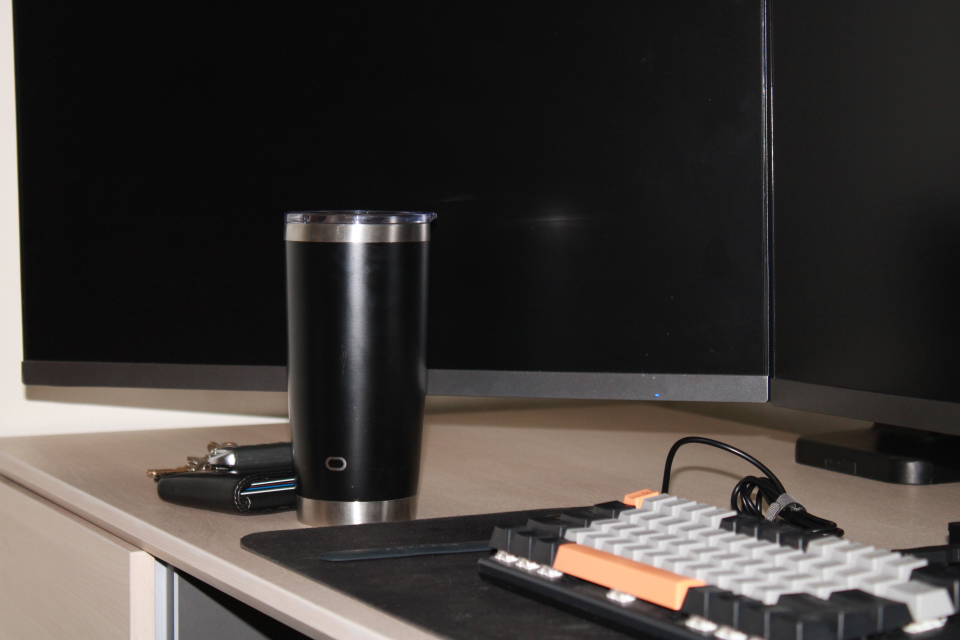
#> input picture src/resources/assets/images/view_test/test_07-41-59.jpg, 1920 x 1280 px (shown at 1/2 size)
$ python -i filter.py   (imports and definitions only)   (older library calls are emulated)
#> lines starting #> are read from the running program, lines starting #| are printed output that depends on the picture; after the words box and inside, x2 and y2 are one past the last pixel; in counts of white or black regions, pixels touching at a corner belong together
import cv2
import numpy as np

class Filter:

    @staticmethod
    def remove_background(image_path, output_path='image_no_background.png'):
#> called with output_path = 'image_no_background.png'
        img = cv2.imread(image_path)
#> img is the input picture: shape (1280, 1920, 3); mean B, G, R 54.2, 57, 61.6
        if img is None:
            raise ValueError(f"Could not load image: {image_path}")

        hsv = cv2.cvtColor(img, cv2.COLOR_BGR2HSV)
#> hsv: shape (1280, 1920, 3); mean H, S, V 44.9, 25.1, 62.2

        # Range for all light colors (not just gray)
        lower_bg = np.array([0, 0, 90])
        upper_bg = np.array([180, 60, 255])

        mask_bg = cv2.inRange(hsv, lower_bg, upper_bg)
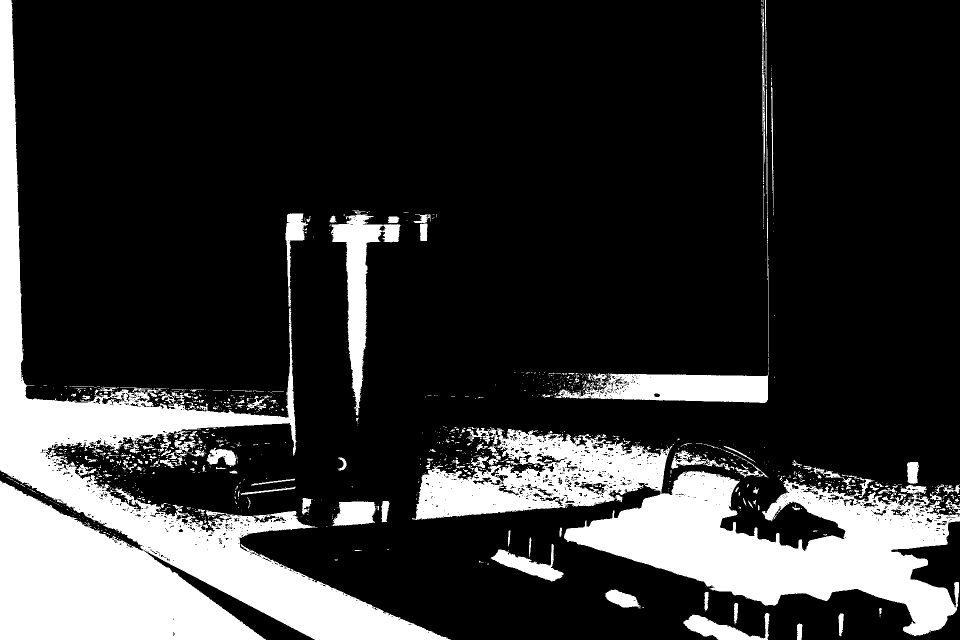
#> mask_bg: shape (1280, 1920) (shown at 1/2 size); 19.6% white; 1432 white regions (1223 under 20 px), largest, box (x1, y1, x2, y2) and area: (0, 0, 902, 1280) 241832, (824, 856, 1920, 1272) 165195, (1109, 743, 1537, 806) 17793
        mask_obj = cv2.bitwise_not(mask_bg)

        # Refine the mask
        kernel = cv2.getStructuringElement(cv2.MORPH_ELLIPSE, (5, 5))
        mask_clean = cv2.morphologyEx(mask_obj, cv2.MORPH_OPEN, kernel)
#> mask_clean: shape (1280, 1920); 79.3% white; 488 black regions (401 under 20 px), largest, box (x1, y1, x2, y2) and area: (0, 0, 902, 1280) 259040, (824, 854, 1920, 1272) 183074, (1085, 0, 1537, 806) 23652
        mask_clean = cv2.morphologyEx(mask_clean, cv2.MORPH_CLOSE, kernel)
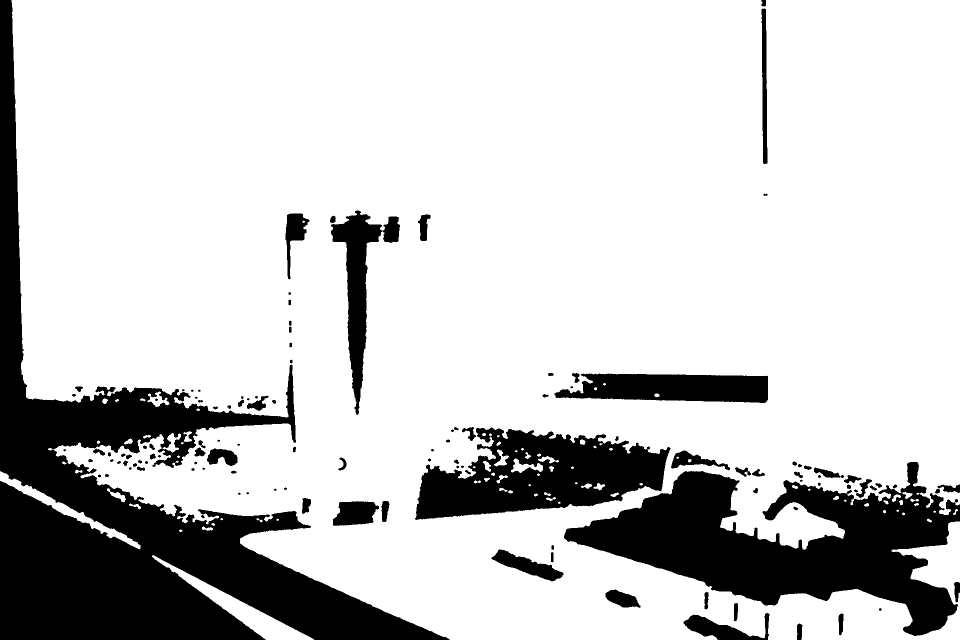
#> mask_clean: shape (1280, 1920) (shown at 1/2 size); 79.7% white; 123 black regions (14 under 20 px), largest, box (x1, y1, x2, y2) and area: (0, 0, 899, 1280) 252644, (1128, 924, 1920, 1272) 121888, (830, 855, 1341, 1040) 55889

        # Flood fill holes inside the mask to fill gaps with white
        floodfilled = mask_clean.copy()
        h, w = mask_clean.shape[:2]
#> h = 1280; w = 1920
        mask_floodfill = np.zeros((h + 2, w + 2), np.uint8)

        cv2.floodFill(floodfilled, mask_floodfill, (0, 0), 255)
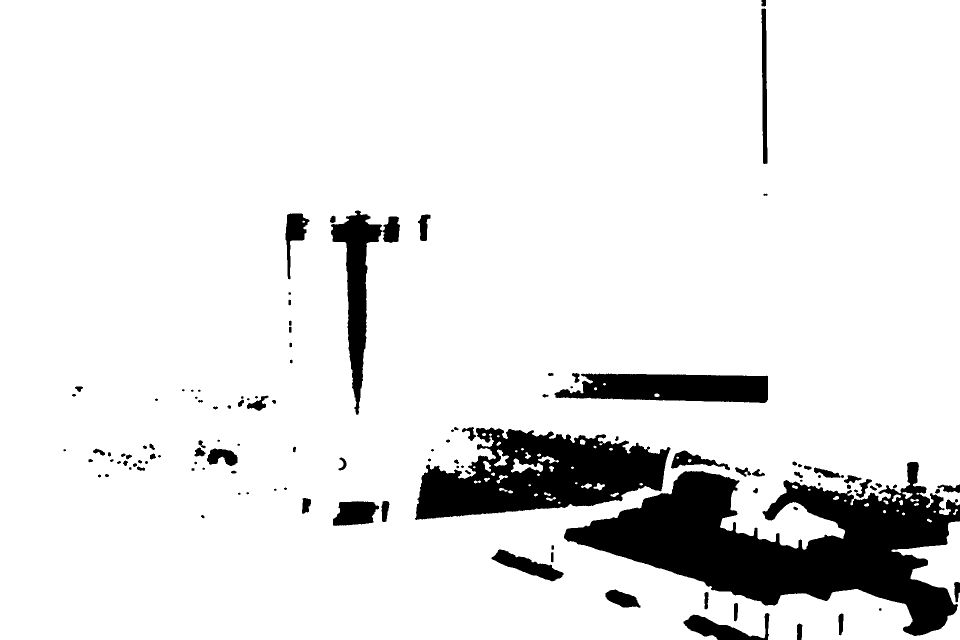
#> floodfilled: shape (1280, 1920) (shown at 1/2 size); 90% white; 122 black regions (14 under 20 px), largest, box (x1, y1, x2, y2) and area: (1128, 924, 1920, 1272) 121888, (830, 855, 1341, 1040) 55889, (1109, 747, 1536, 806) 19583

        holes = cv2.bitwise_not(floodfilled)
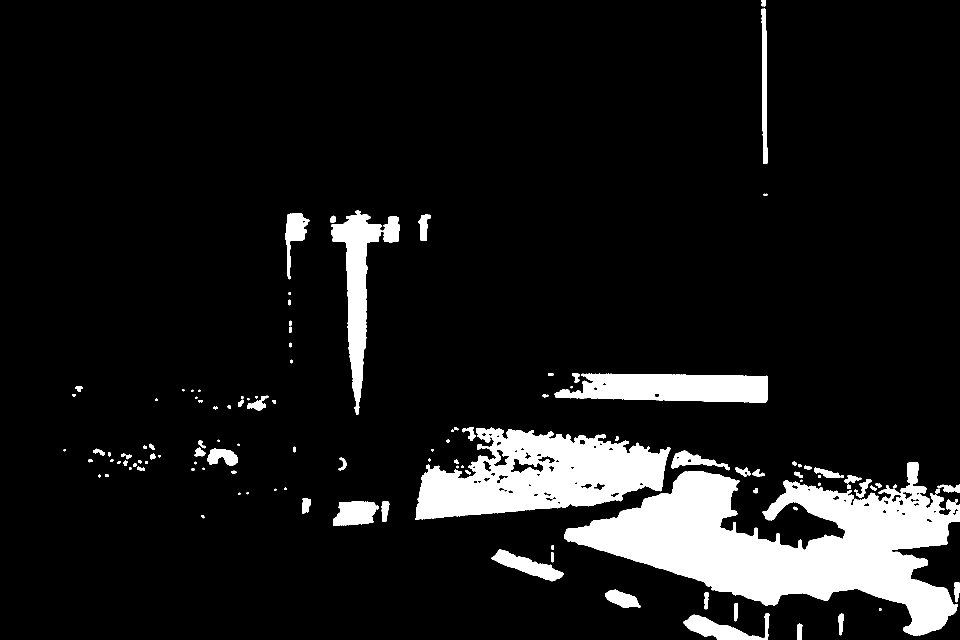
#> holes: shape (1280, 1920) (shown at 1/2 size); 10% white; 122 white regions (14 under 20 px), largest, box (x1, y1, x2, y2) and area: (1128, 924, 1920, 1272) 121888, (830, 855, 1341, 1040) 55889, (1109, 747, 1536, 806) 19583
        mask_filled = cv2.bitwise_or(mask_clean, holes)
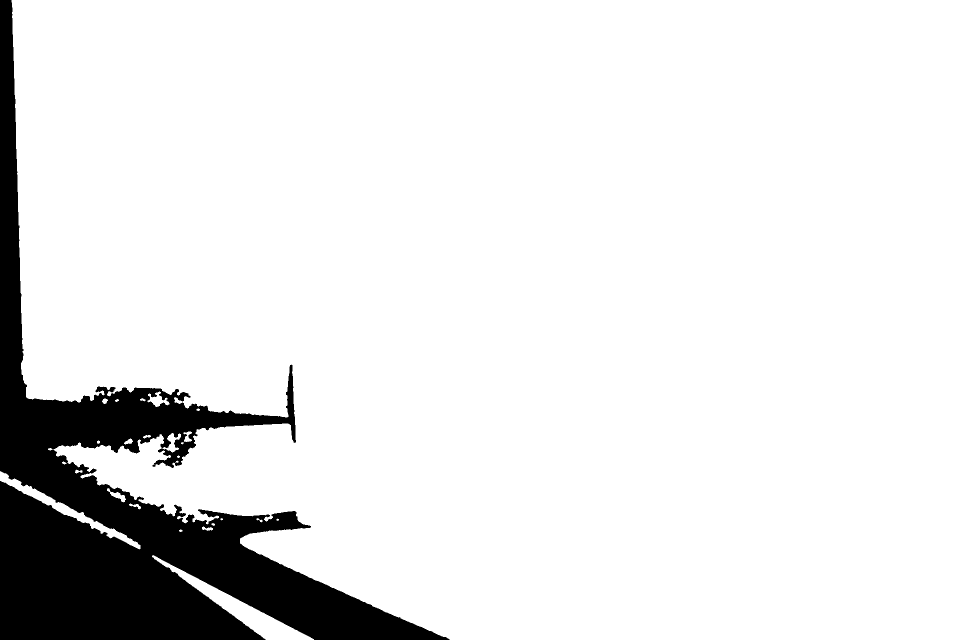
#> mask_filled: shape (1280, 1920) (shown at 1/2 size); 89.7% white; 1 black region, box (x1, y1, x2, y2) and area: (0, 0, 899, 1280) 252644

        mask_blur = cv2.GaussianBlur(mask_filled, (7, 7), 0)
        alpha = cv2.normalize(mask_blur, None, 0, 255, cv2.NORM_MINMAX)

        b, g, r = cv2.split(img)
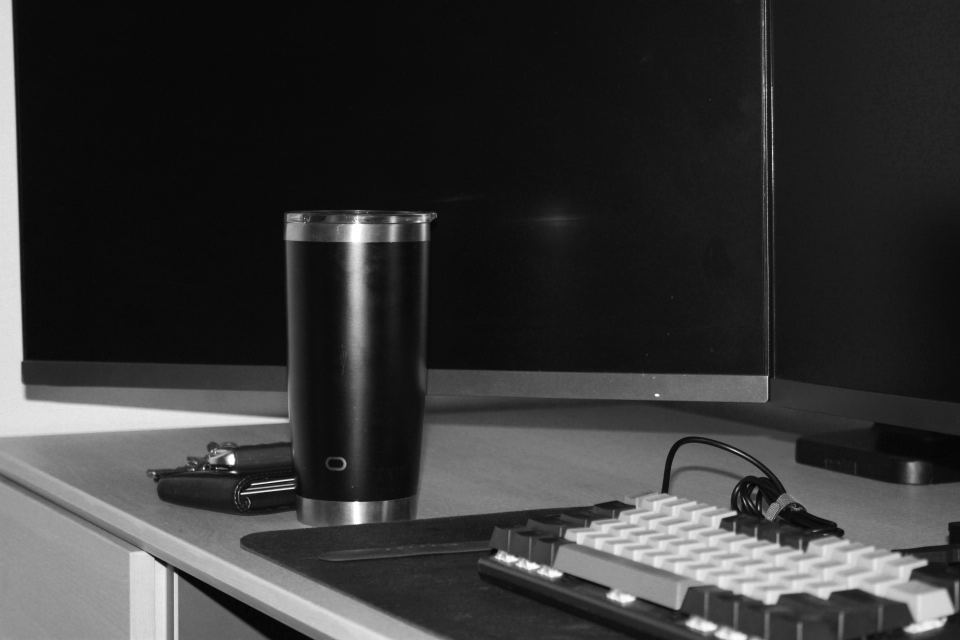
#> b: shape (1280, 1920) (shown at 1/2 size); min 1, max 255, mean 54.2
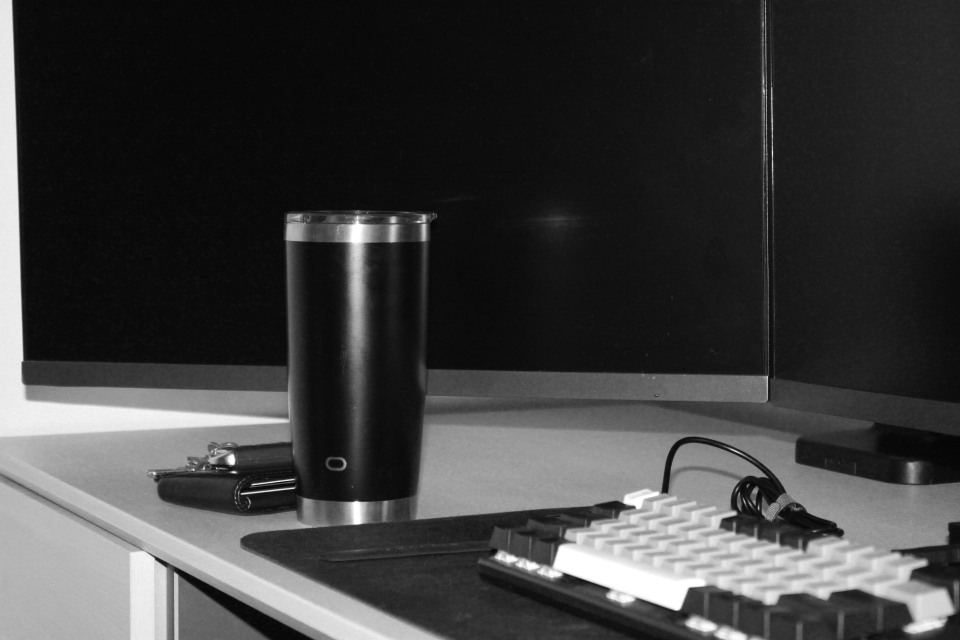
#> r: shape (1280, 1920) (shown at 1/2 size); min 0, max 255, mean 61.6
        img_rgba = cv2.merge((b, g, r, alpha.astype(np.uint8)))

        cv2.imwrite(output_path, img_rgba)
        print(f"Image saved without background and holes filled at: {output_path}")

    # [80 lines left out: functions resize_image, fisheye_correction, ca_correction, not called in this run]

>>> result = Filter().remove_background('../../assets/images/view_test/test_07-41-59.jpg')
